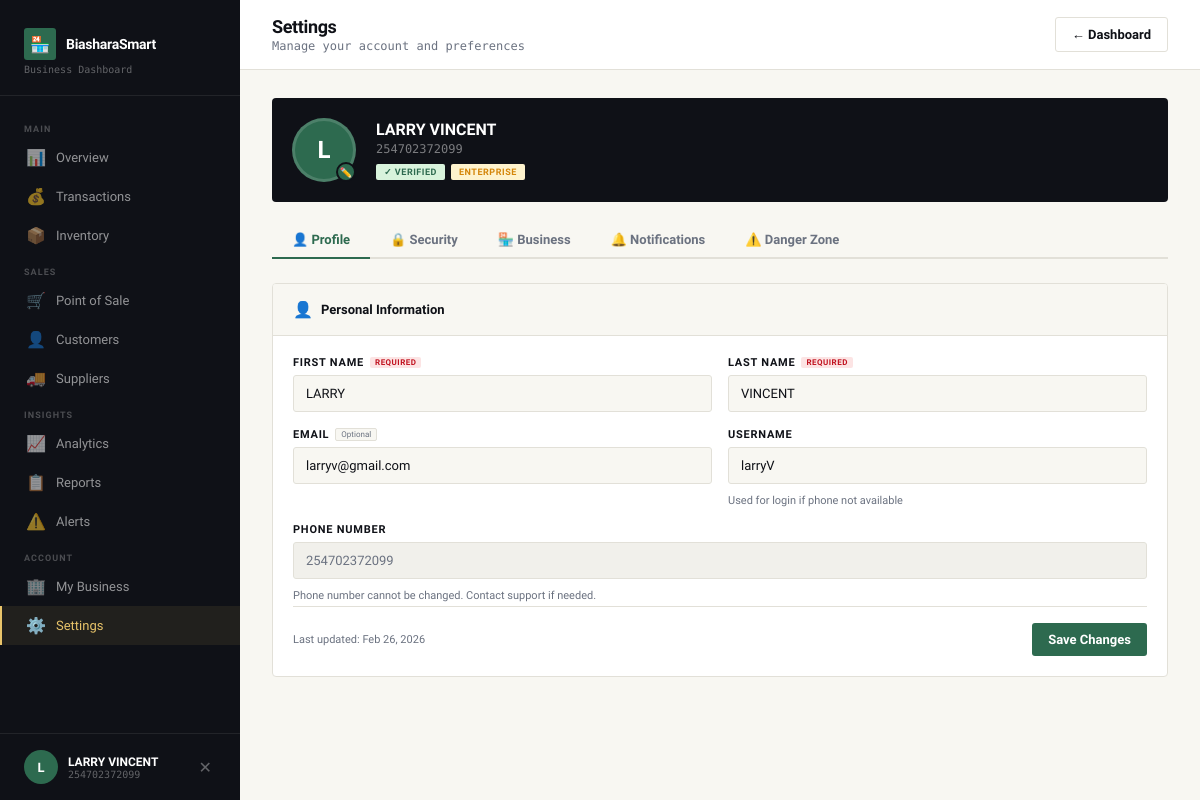
Page /settings/ (signed in) on the earlier database version.
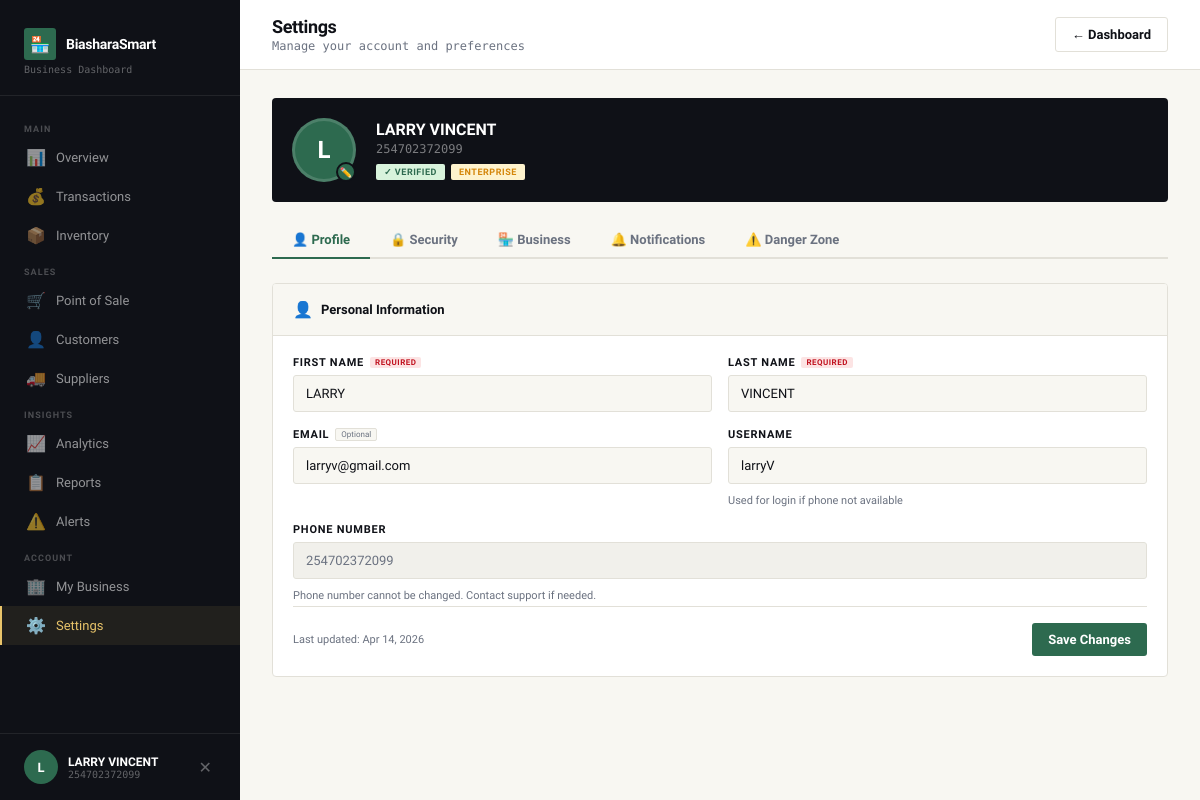
Same page on the later database version.
### accounts/models.py (models this page shows, shortened)
class User(AbstractUser):
    phone_number = models.CharField(max_length=15, unique=True)
    email = models.EmailField(unique=True, blank=True, null=True)
    is_phone_verified = models.BooleanField(default=False)
    otp_secret = models.CharField(max_length=32, blank=True)
    created_at = models.DateTimeField(auto_now_add=True)
    updated_at = models.DateTimeField(auto_now=True)
    has_seen_onboarding = models.BooleanField(default=False)
    USER_TYPE_CHOICES = (
        ('owner', 'Business Owner'),
        ('staff', 'Staff Member'),
    )
    user_type = models.CharField(max_length=10, choices=USER_TYPE_CHOICES, default='owner')
    SUBSCRIPTION_CHOICES = [
        ('free', 'Free'),
        ('pro', 'Pro'),
        ('enterprise', 'Enterprise'),
    ]
    subscription_plan   = models.CharField(max_length=20, choices=SUBSCRIPTION_CHOICES, default='free')
    subscription_status = models.CharField(max_length=20, default='active')
    subscription_end    = models.DateField(null=True, blank=True)
    USERNAME_FIELD = 'phone_number'
    REQUIRED_FIELDS = ['username', 'email']
    objects = UserManager()

### accounts/views.py (the view, shortened to what this page needs)
# urls.py: path("settings/", settings_page, name="settings"),
@login_required(login_url='/login/')
def settings_page(request):
    user = request.user
    business = Business.objects.filter(owner=user).first()
    return render(request, 'accounts/settings.html', {
        'user': user,
        'business': business,
        'sector_choices': [('retail', 'Retail'), ('wholesale', 'Wholesale'), ('restaurant', 'Food'),
                           ('service', 'Service'), ('other', 'Other')]
    })

### templates/accounts/settings.html (shortened to what the changed rows need)
<!DOCTYPE html>
<html lang="en">
<head>
</head>
<body>
<aside class="sidebar">
    <div class="sidebar-footer">
        <div class="user-pill">
            <div class="user-avatar">{{ user.first_name|first|upper|default:"U" }}</div>
            <div class="user-info">
                <div class="user-name">{{ user.get_full_name|default:user.username }}</div>
                <div class="user-role">{{ user.phone_number|default:"Business Owner" }}</div>
            </div>
            <form method="post" action="/logout/" style="display:inline;">
                <button type="submit" class="logout-btn" title="Logout">✕</button>
            </form>
        </div>
    </div>
</aside>
<div class="main">
    <header class="topbar">
        <div class="topbar-left">
            <h2>Settings</h2>
        </div>
    </header>
    <div class="content">
        <div class="profile-hero">
            <div class="profile-ava-wrap">
                <div class="profile-ava">{{ user.first_name|first|upper|default:"U" }}</div>
                <div class="profile-ava-edit" onclick="showToast('Profile picture upload coming soon')">✏️</div>
            </div>
            <div class="profile-info">
                <div class="profile-name">{{ user.get_full_name|default:user.username }}</div>
                <div class="profile-phone">{{ user.phone_number|default:"No phone set" }}</div>
                <div class="profile-badges">
                    {% if user.is_phone_verified %}
                    <span class="profile-badge verified">✓ Verified</span>
                    {% else %}
                    <span class="profile-badge unverified">⚠ Unverified</span>
                    {% endif %}
                    <span class="profile-badge plan">{{ user.subscription_plan|default:"Free Plan"|title }}</span>
                </div>
            </div>
        </div>
        <div class="tab-panel active" id="tab-profile">
            <div class="card">
                <div class="card-body">
                    <form method="post" id="profileForm">
                        <div class="form-grid">
                            <div class="form-group">
                                <label class="form-label">First Name <span class="badge-required">Required</span></label>
                                <input type="text" name="first_name" value="{{ user.first_name }}" placeholder="Jane">
                            </div>
                            <div class="form-group">
                                <label class="form-label">Last Name <span class="badge-required">Required</span></label>
                                <input type="text" name="last_name" value="{{ user.last_name }}" placeholder="Wanjiru">
                            </div>
                            <div class="form-group">
                                <label class="form-label">Email <span class="badge-optional">Optional</span></label>
                                <input type="email" name="email" value="{{ user.email|default:'' }}" placeholder="jane@business.co.ke">
                            </div>
                            <div class="form-group">
                                <label class="form-label">Username</label>
                                <input type="text" name="username" value="{{ user.username }}" placeholder="janewanjiru">
                                <span class="form-hint">Used for login if phone not available</span>
                            </div>
                            <div class="form-group span2">
                                <label class="form-label">Phone Number</label>
                                <input type="tel" value="{{ user.phone_number }}" disabled readonly>
                                <span class="form-hint">Phone number cannot be changed. Contact support if needed.</span>
                            </div>
                        </div>
                        <div class="form-footer">
                            <span style="font-size:11px;color:var(--muted);">Last updated: {{ user.updated_at|date:"M d, Y"|default:"—" }}</span>
                            <button type="submit" class="btn btn-primary" id="profileSaveBtn">
                                Save Changes
                            </button>
                        </div>
                    </form>
                </div>
            </div>
        </div>
    </div>
</div>
</body>
</html>

Differences in the rows shown:
changed User "LARRY VINCENT": updated_at "Feb 26, 2026" → "Apr 14, 2026"
